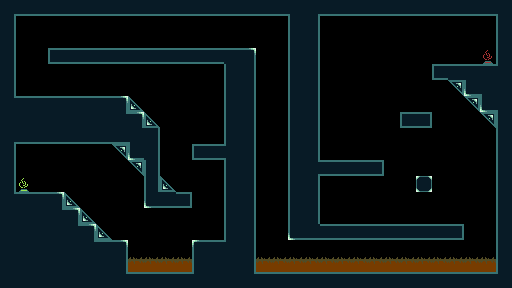

Tiled map render using the project's own tile images. Description and the whole map definition, tile-layer contents included, below:
An orthogonal 32x18 tile map with 16x16 px tiles, 1 tile layer (ground), 2 tilesets and 30 objects.

<map version="1.8" tiledversion="1.8.2" orientation="orthogonal" renderorder="right-down" width="32" height="18" tilewidth="16" tileheight="16" infinite="0" nextlayerid="8" nextobjectid="62">
 <tileset firstgid="1" source="prototype_tileset.tsx" />
 <tileset firstgid="65" source="basic_tileset.tsx" />
 <layer id="4" name="ground" width="32" height="18">
  <data encoding="csv">
114,98,98,98,98,98,98,98,98,98,98,98,98,98,98,98,98,98,115,114,98,98,98,98,98,98,98,98,98,98,98,115,
83,0,0,0,0,0,0,0,0,0,0,0,0,0,0,0,0,0,81,83,0,0,0,0,0,0,0,0,0,0,0,81,
83,0,0,0,0,0,0,0,0,0,0,0,0,0,0,0,0,0,81,83,0,0,0,0,0,0,0,0,0,0,0,81,
83,0,0,117,104,104,104,104,104,104,104,104,104,104,66,67,0,0,81,83,0,0,0,0,0,0,0,0,0,0,72,81,
83,0,0,0,0,0,0,0,0,0,0,0,0,0,81,83,0,0,81,83,0,0,0,0,0,0,0,117,66,66,66,131,
83,0,0,0,0,0,0,0,0,0,0,0,0,0,81,83,0,0,81,83,0,0,0,0,0,0,0,0,85,97,115,82,
130,66,66,66,66,66,66,67,70,0,0,0,0,0,81,83,0,0,81,83,0,0,0,0,0,0,0,0,0,85,97,115,
82,82,82,82,82,82,82,130,67,70,0,0,0,0,81,83,0,0,81,83,0,0,0,0,0,117,118,0,0,0,85,81,
114,98,98,98,98,98,98,98,115,83,0,0,0,0,81,83,0,0,81,83,0,0,0,0,0,0,0,0,0,0,0,81,
83,0,0,0,0,0,0,85,97,83,0,0,117,104,146,83,0,0,81,83,0,0,0,0,0,0,0,0,0,0,0,81,
83,0,0,0,0,0,0,0,85,88,0,0,0,0,81,83,0,0,81,145,104,104,104,118,0,0,0,0,0,0,0,81,
83,71,0,0,0,0,0,0,0,88,70,0,0,0,81,83,0,0,81,83,0,0,0,0,0,0,68,0,0,0,0,81,
130,66,66,67,70,0,0,0,0,97,98,118,0,0,81,83,0,0,81,83,0,0,0,0,0,0,0,0,0,0,0,81,
82,82,82,130,67,70,0,0,0,0,0,0,0,0,81,83,0,0,81,83,0,0,0,0,0,0,0,0,0,0,0,81,
82,82,82,82,130,67,70,0,0,0,0,0,0,0,81,83,0,0,97,98,104,104,104,104,104,104,104,104,118,0,0,81,
82,82,82,82,82,130,66,67,0,0,0,0,65,66,131,83,0,0,0,0,0,0,0,0,0,0,0,0,0,0,0,81,
82,82,82,82,82,82,82,83,113,113,113,113,81,82,82,83,113,113,113,113,113,113,113,113,113,113,113,113,113,113,113,81,
82,82,82,82,82,82,82,130,66,66,66,66,131,82,82,130,66,66,66,66,66,66,66,66,66,66,66,66,66,66,66,131
</data>
 </layer>
 <objectgroup id="5" name="Collision Mask" visible="0">
  <object id="5" x="64" y="192">
   <polygon points="0,0 48,48 0,48" />
  </object>
  <object id="12" x="16" y="192" width="48" height="48" />
  <object id="13" x="112" y="240" width="16" height="32" />
  <object id="16" x="192" y="240" width="32" height="32" />
  <object id="17" x="224" y="48" width="32" height="224" />
  <object id="18" x="192" y="144" width="32" height="16" />
  <object id="19" x="144" y="192" width="48" height="16" />
  <object id="20" x="144" y="128" width="16" height="64" />
  <object id="21" x="144" y="176">
   <polygon points="0,0 -32,-32 0,-32" />
  </object>
  <object id="22" x="160" y="176">
   <polygon points="0,0 16,16 0,16" />
  </object>
  <object id="28" x="128" y="96">
   <polygon points="0,0 32,32 0,32 0,0" />
  </object>
  <object id="30" x="16" y="96" width="112" height="48" />
  <object id="34" x="16" y="0" width="496" height="16" />
  <object id="35" x="496" y="16" width="16" height="272" />
  <object id="37" x="288" y="16" width="32" height="224" />
  <object id="38" x="320" y="160" width="64" height="16" />
  <object id="39" x="400" y="112" width="32" height="16" />
  <object id="40" x="432" y="64" width="64" height="16" />
  <object id="41" x="448" y="80">
   <polygon points="0,0 48,48 48,0" />
  </object>
  <object id="42" x="48" y="48" width="176" height="16" />
  <object id="43" x="320" y="224" width="144" height="16" />
  <object id="44" x="416" y="176" width="16" height="16" />
  <object id="54" x="0" y="0" width="16" height="288" />
  <object id="55" x="16" y="272" width="480" height="16" />
 </objectgroup>
 <objectgroup id="7" name="Collision MaskTest">
  <object id="58" x="0" y="0">
   <polygon points="0,0 16,0 16,16 16,96 128,96 160,128 160,176 176,192 192,192 192,208 144,208 144,176 112,144 16,144 16,192 64,192 112,240 128,240 128,272 192,272 192,240 224,240 224,160 192,160 192,144 224,144 224,64 48,64 48,48 256,48 256,272 256,288 0,288" />
  </object>
  <object id="59" x="256" y="272">
   <polygon points="0,0 0,16 256,16 256,-272 -240,-272 -240,-256 32,-256 32,-32 208,-32 208,-48 64,-48 64,-96 128,-96 128,-112 64,-112 64,-256 240,-256 240,-208 176,-208 176,-192 192,-192 240,-144 240,0" />
  </object>
  <object id="60" x="400" y="112" width="32" height="16" />
  <object id="61" x="416" y="176" width="16" height="16" />
 </objectgroup>
 <objectgroup id="6" name="Liquid">
  <object id="51" x="256" y="259.333" width="240" height="12.6667" />
  <object id="53" x="128" y="259.091" width="64" height="12.9091" />
 </objectgroup>
</map>